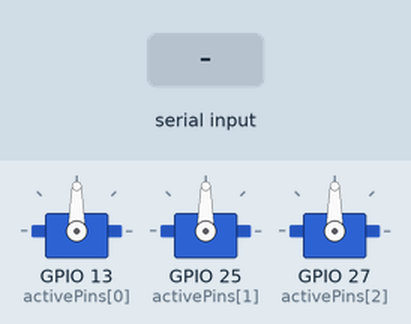
Bench run of a sketch on a simulated ESP32. Parts: 3 × servo. The inputs (shaded band) are chosen by the test bench. Nothing arrives over Bluetooth unless stated; what the sketch prints to the serial monitor is not drawn.

Above: at 4.2 s.
4.3 s: "W" received over the second serial link
At 4.45 s:
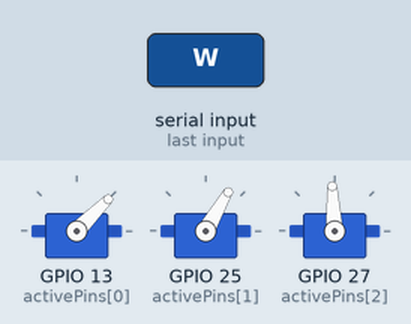
7.3 s: "S" received over the second serial link
8.8 s: "w" received over the second serial link
At 8.96 s:
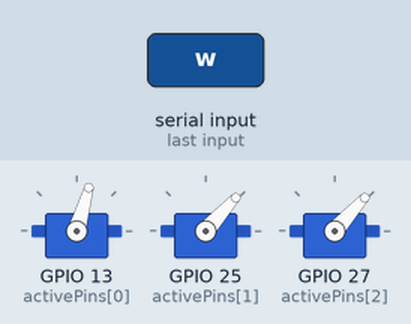
11.8 s: "s" received over the second serial link
13.3 s: "F" received over the second serial link
At 13.46 s:
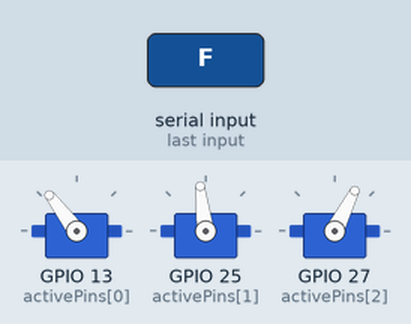
Timing chart, 0 to 25.1 s (numbered marks = the images above; inputs shaded):
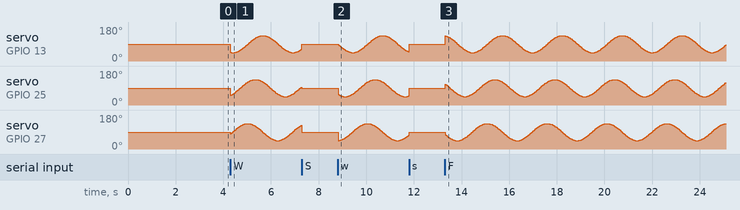

The sketch:

ESP32_Servos_Anantha.ino
```cpp
/**
 * Project Anantha: Spinal Cord (Motor Control)
 * =========================================================
 * Target Hardware: ESP32 Dev Module
 * Actuators: 3x SG90 Micro Servos
 * * Description:
 * Acts as the spinal cord of the robot. Receives autonomous
 * directional commands via Bluetooth from the Python AI Ground
 * Station and translates them into a continuous sinusoidal
 * slithering gait.
 * * Required Libraries:
 * - ESP32Servo (by Kevin Harrington, John K. Bennett)
 */

#include <ESP32Servo.h>
#include "BluetoothSerial.h"

// ==========================================
// 1. BLUETOOTH SETUP
// ==========================================
#if !defined(CONFIG_BT_ENABLED) || !defined(CONFIG_BLUEDROID_ENABLED)
#error Bluetooth is not enabled! Please update your ESP32 board manager.
#endif

BluetoothSerial SerialBT;
bool isMoving = false; // The bot starts in "Park"

// ==========================================
// 2. HARDWARE MAPPING (3 Active Segments)
// ==========================================
const int NUM_ACTIVE = 3;
Servo activeServos[NUM_ACTIVE];

// The GPIO pins connected to the servo data wires
int activePins[NUM_ACTIVE] = {13, 25, 27};

// ==========================================
// 3. GAIT PHYSICS (Sinusoidal Wave)
// ==========================================
float amplitude = 45.0;      // How wide the snake swings (degrees)
float spatialFreq = 0.8;     // How tight the S-curves are
float temporalFreq = 2.5;    // How fast the wave moves down the body
int centerAngle = 90;        // Center point for the servos

void setup() {
  Serial.begin(115200);

  // Start the Bluetooth Broadcast
  SerialBT.begin("Project-Anantha");
  Serial.println("[SYSTEM] Bluetooth Started! Ready to pair.");

  // Allocate hardware timers for smooth PWM signals
  ESP32PWM::allocateTimer(0);
  ESP32PWM::allocateTimer(1);
  ESP32PWM::allocateTimer(2);
  ESP32PWM::allocateTimer(3);

  // Initialize and center the active motors
  for (int i = 0; i < NUM_ACTIVE; i++) {
    activeServos[i].setPeriodHertz(50); // Standard 50Hz for SG90
    activeServos[i].attach(activePins[i], 500, 2400);
    activeServos[i].write(centerAngle);
  }

  delay(3000);
  Serial.println("[SYSTEM] Spinal Cord Online. Waiting for AI Commands...");
}

void loop() {
  // ----------------------------------------
  // LISTEN FOR BLUETOOTH COMMANDS
  // ----------------------------------------
  if (SerialBT.available()) {
    char cmd = SerialBT.read();

    if (cmd == 'W' || cmd == 'w' || cmd == 'F' || cmd == 'f') {
      isMoving = true;
      SerialBT.println("[CMD] SLITHER FORWARD");
    }
    else if (cmd == 'S' || cmd == 's') {
      isMoving = false;
      SerialBT.println("[CMD] ALL STOP");

      // Snap back to center when stopped
      for (int i = 0; i < NUM_ACTIVE; i++) {
        activeServos[i].write(centerAngle);
      }
    }
  }

  // ----------------------------------------
  // NON-BLOCKING LOCOMOTION
  // ----------------------------------------
  if (isMoving) {
    float timeSec = millis() / 1000.0;

    for (int i = 0; i < NUM_ACTIVE; i++) {
      // Calculate the current angle based on a traveling sine wave
      float offset = amplitude * sin(spatialFreq * i + timeSec * temporalFreq);
      float targetAngle = centerAngle + offset;

      // Command the servo
      activeServos[i].write(targetAngle);
    }
  }

  // Small delay for physical mechanical limits
  delay(15);
}
```
